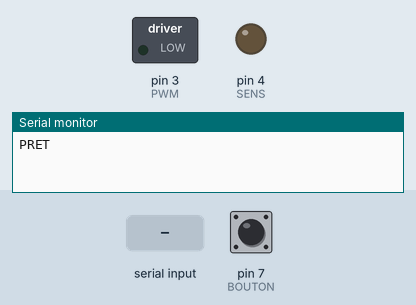
Recording of a sketch running on a simulated Arduino Uno, built with avr-gcc and run on an emulated ATmega328P. On the bench: switched loads named in the sketch (green lamp = pin HIGH), output pins drawn as LEDs (lit = HIGH), the last lines printed to the serial monitor. The inputs (shaded band) are chosen by the test bench; at power-on: pin 7 (BOUTON) HIGH.

Above: at 1.2 s.
1.3 s: "F90\n" received over Serial
At 2.4 s:
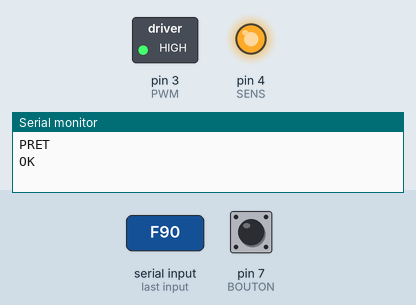
2.8 s: pin 7 (BOUTON) pulled LOW for 0.15 s
4.4 s: "A90\n" received over Serial
At 4.8 s:
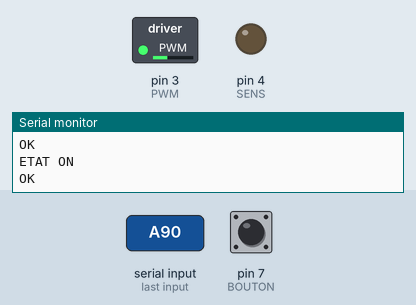
5.9 s: "A 45\n" received over Serial
At 7.1 s:
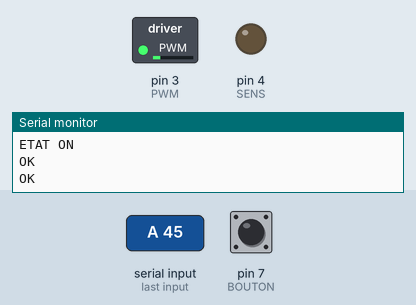
7.4 s: "F 45\n" received over Serial
At 8.3 s:
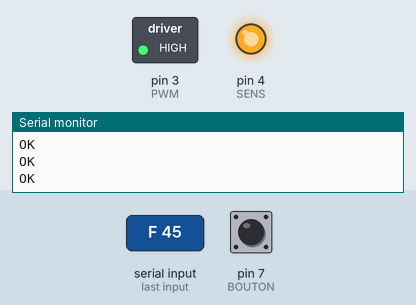
8.9 s: pin 7 (BOUTON) pulled LOW for 1 s
At 9.4 s:
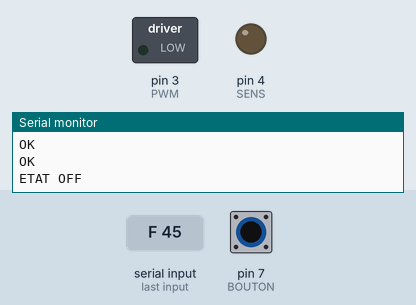
Timing chart, 0 to 11.9 s (numbered marks = the images above; inputs shaded):
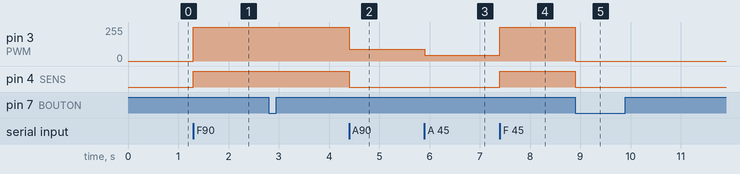

Measured:
- after the input at 1.3 s, pin 3 (PWM): 0/255 → 255/255 at once; pin 4 (SENS): LOW → HIGH at once
- after the input at 4.4 s, pin 3 (PWM): 255/255 → 90/255 at once; pin 4 (SENS): HIGH → LOW at once
- after the input at 5.9 s, pin 3 (PWM): 90/255 → 45/255 at once
- after the input at 7.4 s, pin 3 (PWM): 45/255 → 255/255 at once; pin 4 (SENS): LOW → HIGH at once
- after the input at 8.9 s, pin 3 (PWM): 255/255 → 0/255 at once; pin 4 (SENS): HIGH → LOW at once

The sketch:

moteurs_arduino.ino
```cpp
/*
  moteurs_arduino.ino - L'Arduino pilote le L293D, le Raspberry Pi envoie les ordres par USB (série).

  Un seul moteur, sur OUT1 / OUT2 du L293D (broches 3 et 6).
  Branchement Arduino Uno -> L293D :
    D3 -> IN1 (broche 2, PWM : règle la vitesse)
    D4 -> IN2 (broche 7, pas PWM : sens seulement)
    +5V -> EN1,2 (broche 1), VCC1 (broche 16) et VCC2 (broche 8)
    GND -> broches 4, 5, 12, 13 du L293D (masse commune avec l'Arduino)
  Si le moteur tourne dans le mauvais sens, mettre INVERSER à true.

  Bouton ON/OFF de l'auto :
    D7 -> une patte du bouton, GND -> l'autre patte (pas de résistance, on utilise le pull-up interne)
  Chaque appui allume / éteint l'auto. Au démarrage, l'auto est éteinte.

  Raspberry Pi <-> Arduino : simple câble USB (alimente l'Arduino + communication).

  Protocole (une commande par ligne, 115200 bauds) :
    A <vitesse>   moteur, vitesse de -255 à 255 (négatif = arrière)      ex: A 150
    M <a> <b>     compatibilité : seul <a> est utilisé                   ex: M 150 150
    B <vitesse>   compatibilité : ignoré (pas de moteur B)
    S             stop (roue libre)
    F             freinage actif
    E             état -> répond "ETAT ON" ou "ETAT OFF"
    P             ping -> répond "PONG"
  Réponse "OK" après chaque commande valide, "ERR" sinon.
  A / B / M répondent "OFF" (et le moteur reste arrêté) si l'auto est éteinte.
  À chaque appui sur le bouton, l'Arduino envoie de lui-même "ETAT ON" ou "ETAT OFF".
*/

// D3 est PWM (vitesse), D4 ne l'est pas (sens). Ne pas les échanger.
const int PWM = 3, SENS = 4;

// Mettre à true si le moteur tourne à l'envers (au lieu d'inverser les fils).
const bool INVERSER = false;

const int BOUTON = 7;
const unsigned long ANTI_REBOND_MS = 30;

bool autoOn = false;
bool boutonAppuye = false;
unsigned long dernierChangementBouton = 0;

// Sécurité : si aucune commande reçue pendant ce délai, on arrête le moteur.
// 0 = désactivé. Mets par ex. 1000 si ton Pi envoie des ordres en continu.
const unsigned long TIMEOUT_MS = 0;

unsigned long derniereCommande = 0;
unsigned long dernierCaractere = 0;
String ligne = "";

void setMoteur(int vitesse) {
  vitesse = constrain(vitesse, -255, 255);
  if (INVERSER) vitesse = -vitesse;
  if (vitesse > 0) {
    digitalWrite(SENS, LOW);
    analogWrite(PWM, vitesse);
  } else if (vitesse < 0) {
    // SENS à HIGH, donc on inverse le PWM pour garder la même échelle de vitesse
    digitalWrite(SENS, HIGH);
    analogWrite(PWM, 255 + vitesse);
  } else {
    digitalWrite(PWM, LOW);
    digitalWrite(SENS, LOW);
  }
}

void stopTout() {
  setMoteur(0);
}

void freiner() {
  digitalWrite(PWM, HIGH);
  digitalWrite(SENS, HIGH);
}

void envoyerEtat() {
  Serial.println(autoOn ? "ETAT ON" : "ETAT OFF");
}

void lireBouton() {
  bool appuye = digitalRead(BOUTON) == LOW;
  if (appuye == boutonAppuye || millis() - dernierChangementBouton < ANTI_REBOND_MS) return;
  boutonAppuye = appuye;
  dernierChangementBouton = millis();
  if (!appuye) return;  // on bascule à l'appui, pas au relâchement

  autoOn = !autoOn;
  if (!autoOn) stopTout();
  envoyerEtat();
}

void traiter(String cmd) {
  cmd.trim();
  if (cmd.length() == 0) return;

  char c = toupper(cmd.charAt(0));
  String args = cmd.substring(1);
  args.trim();

  if (!autoOn && (c == 'A' || c == 'B' || c == 'M')) {
    stopTout();
    Serial.println("OFF");
    return;
  }

  if (c == 'A') {
    setMoteur(args.toInt());
  } else if (c == 'B') {
    // pas de moteur B
  } else if (c == 'M') {
    int esp = args.indexOf(' ');
    if (esp < 0) { Serial.println("ERR"); return; }
    setMoteur(args.substring(0, esp).toInt());
  } else if (c == 'S') {
    stopTout();
  } else if (c == 'F') {
    freiner();
  } else if (c == 'P') {
    Serial.println("PONG");
    derniereCommande = millis();
    return;
  } else if (c == 'E') {
    envoyerEtat();
    return;
  } else {
    Serial.println("ERR");
    return;
  }

  derniereCommande = millis();
  Serial.println("OK");
}

void setup() {
  pinMode(PWM, OUTPUT); pinMode(SENS, OUTPUT);
  pinMode(BOUTON, INPUT_PULLUP);
  stopTout();
  Serial.begin(115200);
  Serial.println("PRET");
}

void loop() {
  lireBouton();

  while (Serial.available()) {
    char ch = Serial.read();
    if (ch == '\n') {
      traiter(ligne);
      ligne = "";
    } else if (ch != '\r' && ligne.length() < 32) {
      ligne += ch;
    }
    dernierCaractere = millis();
  }

  // Moniteur série sans fin de ligne (ex. Tinkercad) : on exécute après 50 ms sans rien recevoir
  if (ligne.length() > 0 && millis() - dernierCaractere > 50) {
    traiter(ligne);
    ligne = "";
  }

  if (TIMEOUT_MS > 0 && millis() - derniereCommande > TIMEOUT_MS) {
    stopTout();
  }
}
```
